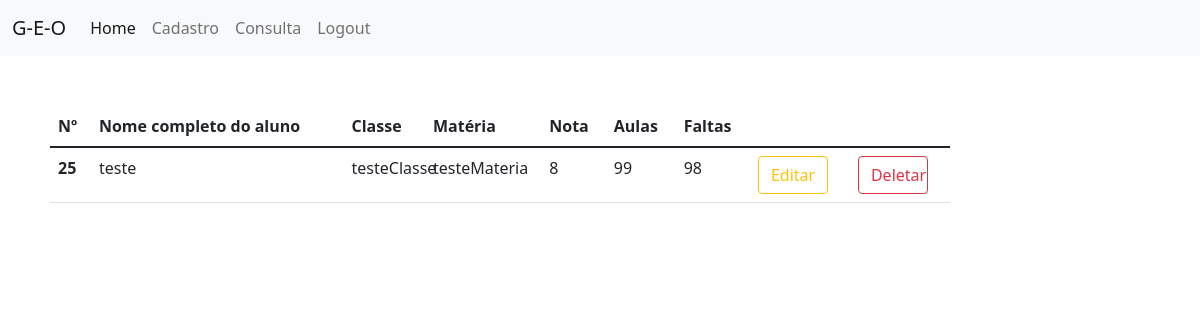
The page /sistema/ (signed in) on the database its author committed.
### app/models/tables.py (models this page shows, shortened)
class Alunos(db.Model):
    __tablename__ = "alunos"
    id = db.Column(db.Integer, primary_key = True)
    numero = db.Column(db.Integer)
    nome = db.Column(db.String, unique=True)
    classe = db.Column(db.String)
    professor_id = db.Column(db.Integer, db.ForeignKey('professores.id'))
    professor = db.relationship('User', foreign_keys=professor_id)
    materia = db.Column(db.String)
    nota = db.Column(db.String)
    qtd_aulas = db.Column(db.String)
    qtd_faltas = db.Column(db.String)

### app/controllers/default.py (the view)
@app.route('/sistema/<info>')
@app.route('/sistema/', defaults={'info':None}, methods=["GET", "POST"])
def sistema(info):
    if current_user.is_anonymous == True:
        return render_template('index.html')
    else:
        alunos = Alunos.query.filter_by(professor_id=current_user.id).order_by(asc(Alunos.numero))
        return render_template('sistema.html', alunos = alunos)
    return render_template('sistema.html')

### app/controllers/default.py (called while the page is built)
@login_manager.user_loader
def load_user(id):
    return User.query.filter_by(id=id).first()

### app/models/tables.py (called while the page is built)
    @property
    def is_anonymous(self):
        return False

### app/templates/sistema.html (shortened to what this page needs)
<!doctype html>
<html>
<head>
  <link rel="stylesheet" type="text/css" href="{{url_for('static', filename='css/bootstrap.min.css')}}" media="screen">
</head>
<nav class="navbar navbar-expand-lg navbar-light bg-light">
  <div class="container-fluid">
    <a class="navbar-brand" href="#">G-E-O</a>
    <div class="collapse navbar-collapse" id="navbarSupportedContent">
      <ul class="navbar-nav me-auto mb-2 mb-lg-0">
        <li class="nav-item">
          <a class="nav-link active" aria-current="page" href="#">Home</a>
        </li>
        <li class="nav-item">
          <a class="nav-link" href="{{url_for('cadastro_aluno')}}">Cadastro</a>
        </li>
        <li class="nav-item">
          <a class="nav-link" href="{{url_for('consulta')}}">Consulta</a>
        </li>
        <li class="nav-item">
          <a class="nav-link" href="{{url_for('logout')}}">Logout</a>
        </li>
      </ul>
    </div>
  </div>
</nav>
<body>
  <table style="margin: 50px;max-width: 900px;" class="table">
    <thead>
      <tr>
        <th scope="col" style="max-width: 70px;">Nº</th>
        <th scope="col" style="max-width: 300px;">Nome completo do aluno</th>
        <th scope="col" style="max-width: 70px;">Classe</th>
        <th scope="col" style="max-width: 100px;">Matéria</th>
        <th scope="col" style="max-width: 70px;">Nota</th>
        <th scope="col" style="max-width: 70px;">Aulas</th>
        <th scope="col" style="max-width: 70px;">Faltas</th>
        <th scope="col" style="max-width: 70px;"></th>
        <th scope="col" style="max-width: 70px;"></th>
      </tr>
    </thead>
    <tbody>
      {% for aluno in alunos %}
        <tr>
          <th scope="row" style="max-width: 70px;">{{ aluno.numero }}</th>
          <td style="max-width: 300px;">{{ aluno.nome }}</td>
          <td style="max-width: 70px;">{{ aluno.classe }}</td>
          <td style="max-width: 100px;">{{ aluno.materia }}</td>
          <td style="max-width: 70px;">{{ aluno.nota }}</td>
          <td style="max-width: 70px;">{{ aluno.qtd_aulas }}</td>
          <td style="max-width: 70px;">{{ aluno.qtd_faltas }}</td>
          <td><a class="btn btn-outline-warning" href="{{url_for('update', aluno_id = aluno['id'])}}" role="button" style="max-width: 70px;">Editar</a></td>
          <td><a class="btn btn-outline-danger" href="{{url_for('delete', aluno_id = aluno['id'])}}" role="button" style="max-width: 70px;">Deletar</a></td>
        </tr>
      {% endfor %}
    </tbody>
  </table>
</body>
<link rel="stylesheet" type="text/css" href="{{url_for('static', filename='js/bootstrap.min.js')}}" media="screen">
</html>

### rows shown on the page
Alunos: numero "25", nome "teste", classe "testeClasse", materia "testeMateria", nota "8", qtd_aulas "99", qtd_faltas "98"
